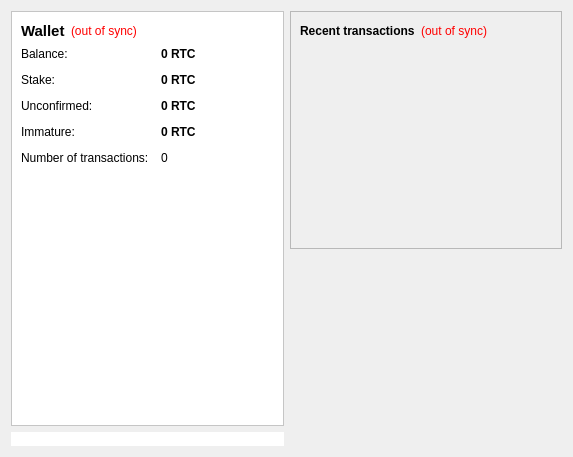
<?xml version="1.0" encoding="UTF-8"?>
<ui version="4.0">
 <class>OverviewPage</class>
 <widget class="QWidget" name="OverviewPage">
  <property name="geometry">
   <rect>
    <x>0</x>
    <y>0</y>
    <width>573</width>
    <height>457</height>
   </rect>
  </property>
  <property name="windowTitle">
   <string>Form</string>
  </property>
  <layout class="QHBoxLayout" name="horizontalLayout" stretch="1,1">
   <item>
    <layout class="QVBoxLayout" name="verticalLayout_2">
     <item>
      <widget class="QFrame" name="frame">
       <property name="styleSheet">
        <string notr="true">background-color: rgb(255, 255, 255);</string>
       </property>
       <property name="frameShape">
        <enum>QFrame::StyledPanel</enum>
       </property>
       <property name="frameShadow">
        <enum>QFrame::Raised</enum>
       </property>
       <layout class="QVBoxLayout" name="verticalLayout_4">
        <item>
         <layout class="QHBoxLayout" name="horizontalLayout_4">
          <item>
           <widget class="QLabel" name="label_5">
            <property name="font">
             <font>
              <pointsize>11</pointsize>
              <weight>75</weight>
              <bold>true</bold>
             </font>
            </property>
            <property name="text">
             <string>Wallet</string>
            </property>
           </widget>
          </item>
          <item>
           <widget class="QLabel" name="labelWalletStatus">
            <property name="toolTip">
             <string>The displayed information may be out of date. Your wallet automatically synchronizes with the Rightcoin network after a connection is established, but this process has not completed yet.</string>
            </property>
            <property name="styleSheet">
             <string notr="true">QLabel { color: red; }</string>
            </property>
            <property name="text">
             <string notr="true">(out of sync)</string>
            </property>
            <property name="alignment">
             <set>Qt::AlignLeading|Qt::AlignLeft|Qt::AlignVCenter</set>
            </property>
           </widget>
          </item>
          <item>
           <spacer name="horizontalSpacer_2">
            <property name="orientation">
             <enum>Qt::Horizontal</enum>
            </property>
            <property name="sizeHint" stdset="0">
             <size>
              <width>40</width>
              <height>20</height>
             </size>
            </property>
           </spacer>
          </item>
         </layout>
        </item>
        <item>
         <layout class="QFormLayout" name="formLayout_2">
          <property name="fieldGrowthPolicy">
           <enum>QFormLayout::AllNonFixedFieldsGrow</enum>
          </property>
          <property name="horizontalSpacing">
           <number>12</number>
          </property>
          <property name="verticalSpacing">
           <number>12</number>
          </property>
          <item row="0" column="0">
           <widget class="QLabel" name="label">
            <property name="text">
             <string>Balance:</string>
            </property>
           </widget>
          </item>
          <item row="0" column="1">
           <widget class="QLabel" name="labelBalance">
            <property name="font">
             <font>
              <weight>75</weight>
              <bold>true</bold>
             </font>
            </property>
            <property name="cursor">
             <cursorShape>IBeamCursor</cursorShape>
            </property>
            <property name="toolTip">
             <string>Your current balance</string>
            </property>
            <property name="text">
             <string notr="true">0 RTC</string>
            </property>
            <property name="textInteractionFlags">
             <set>Qt::LinksAccessibleByMouse|Qt::TextSelectableByKeyboard|Qt::TextSelectableByMouse</set>
            </property>
           </widget>
          </item>
          <item row="1" column="0">
           <widget class="QLabel" name="label_6">
            <property name="text">
             <string>Stake:</string>
            </property>
           </widget>
          </item>
          <item row="1" column="1">
           <widget class="QLabel" name="labelStake">
            <property name="font">
             <font>
              <weight>75</weight>
              <bold>true</bold>
             </font>
            </property>
            <property name="cursor">
             <cursorShape>IBeamCursor</cursorShape>
            </property>
            <property name="toolTip">
             <string>Total of coins that was staked, and do not yet count toward the current balance</string>
            </property>
            <property name="text">
             <string notr="true">0 RTC</string>
            </property>
            <property name="textInteractionFlags">
             <set>Qt::LinksAccessibleByMouse|Qt::TextSelectableByKeyboard|Qt::TextSelectableByMouse</set>
            </property>
           </widget>
          </item>
          <item row="2" column="0">
           <widget class="QLabel" name="label_3">
            <property name="text">
             <string>Unconfirmed:</string>
            </property>
           </widget>
          </item>
          <item row="2" column="1">
           <widget class="QLabel" name="labelUnconfirmed">
            <property name="font">
             <font>
              <weight>75</weight>
              <bold>true</bold>
             </font>
            </property>
            <property name="cursor">
             <cursorShape>IBeamCursor</cursorShape>
            </property>
            <property name="toolTip">
             <string>Total of transactions that have yet to be confirmed, and do not yet count toward the current balance</string>
            </property>
            <property name="text">
             <string notr="true">0 RTC</string>
            </property>
            <property name="textInteractionFlags">
             <set>Qt::LinksAccessibleByMouse|Qt::TextSelectableByKeyboard|Qt::TextSelectableByMouse</set>
            </property>
           </widget>
          </item>
          <item row="3" column="0">
           <widget class="QLabel" name="labelImmatureText">
            <property name="text">
             <string>Immature:</string>
            </property>
           </widget>
          </item>
          <item row="3" column="1">
           <widget class="QLabel" name="labelImmature">
            <property name="font">
             <font>
              <weight>75</weight>
              <bold>true</bold>
             </font>
            </property>
            <property name="toolTip">
             <string>Mined balance that has not yet matured</string>
            </property>
            <property name="text">
             <string notr="true">0 RTC</string>
            </property>
            <property name="textInteractionFlags">
             <set>Qt::LinksAccessibleByMouse|Qt::TextSelectableByKeyboard|Qt::TextSelectableByMouse</set>
            </property>
           </widget>
          </item>
          <item row="4" column="0">
           <widget class="QLabel" name="label_2">
            <property name="text">
             <string>Number of transactions:</string>
            </property>
           </widget>
          </item>
          <item row="4" column="1">
           <widget class="QLabel" name="labelNumTransactions">
            <property name="toolTip">
             <string>Total number of transactions in wallet</string>
            </property>
            <property name="text">
             <string notr="true">0</string>
            </property>
           </widget>
          </item>
         </layout>
        </item>
        <item>
         <spacer name="verticalSpacer">
          <property name="orientation">
           <enum>Qt::Vertical</enum>
          </property>
          <property name="sizeHint" stdset="0">
           <size>
            <width>20</width>
            <height>40</height>
           </size>
          </property>
         </spacer>
        </item>
       </layout>
      </widget>
     </item>
     <item>
      <widget class="QLabel" name="label_6">
       <property name="styleSheet">
        <string notr="true">background-color: rgb(255, 255, 255);</string>
       </property>
       <property name="text">
        <string/>
       </property>
       <property name="pixmap">
        <pixmap resource="../bitcoin.qrc">:/images/backg</pixmap>
       </property>
       <property name="scaledContents">
        <bool>false</bool>
       </property>
       <property name="alignment">
        <set>Qt::AlignCenter</set>
       </property>
       <property name="margin">
        <number>-2</number>
       </property>
      </widget>
     </item>
    </layout>
   </item>
   <item>
    <layout class="QVBoxLayout" name="verticalLayout_3">
     <item>
      <widget class="QFrame" name="frame_2">
       <property name="frameShape">
        <enum>QFrame::StyledPanel</enum>
       </property>
       <property name="frameShadow">
        <enum>QFrame::Raised</enum>
       </property>
       <layout class="QVBoxLayout" name="verticalLayout">
        <item>
         <layout class="QHBoxLayout" name="horizontalLayout_2">
          <item>
           <widget class="QLabel" name="label_4">
            <property name="text">
             <string>&lt;b&gt;Recent transactions&lt;/b&gt;</string>
            </property>
           </widget>
          </item>
          <item>
           <widget class="QLabel" name="labelTransactionsStatus">
            <property name="toolTip">
             <string>The displayed information may be out of date. Your wallet automatically synchronizes with the Rightcoin network after a connection is established, but this process has not completed yet.</string>
            </property>
            <property name="styleSheet">
             <string notr="true">QLabel { color: red; }</string>
            </property>
            <property name="text">
             <string notr="true">(out of sync)</string>
            </property>
            <property name="alignment">
             <set>Qt::AlignRight|Qt::AlignTrailing|Qt::AlignVCenter</set>
            </property>
           </widget>
          </item>
          <item>
           <spacer name="horizontalSpacer">
            <property name="orientation">
             <enum>Qt::Horizontal</enum>
            </property>
            <property name="sizeHint" stdset="0">
             <size>
              <width>40</width>
              <height>20</height>
             </size>
            </property>
           </spacer>
          </item>
         </layout>
        </item>
        <item>
         <widget class="QListView" name="listTransactions">
          <property name="styleSheet">
           <string notr="true">QListView { background: transparent; }</string>
          </property>
          <property name="frameShape">
           <enum>QFrame::NoFrame</enum>
          </property>
          <property name="verticalScrollBarPolicy">
           <enum>Qt::ScrollBarAlwaysOff</enum>
          </property>
          <property name="horizontalScrollBarPolicy">
           <enum>Qt::ScrollBarAlwaysOff</enum>
          </property>
          <property name="selectionMode">
           <enum>QAbstractItemView::NoSelection</enum>
          </property>
         </widget>
        </item>
       </layout>
      </widget>
     </item>
     <item>
      <spacer name="verticalSpacer_2">
       <property name="orientation">
        <enum>Qt::Vertical</enum>
       </property>
       <property name="sizeHint" stdset="0">
        <size>
         <width>20</width>
         <height>40</height>
        </size>
       </property>
      </spacer>
     </item>
    </layout>
   </item>
  </layout>
 </widget>
 <resources>
  <include location="../bitcoin.qrc"/>
 </resources>
 <connections/>
</ui>
